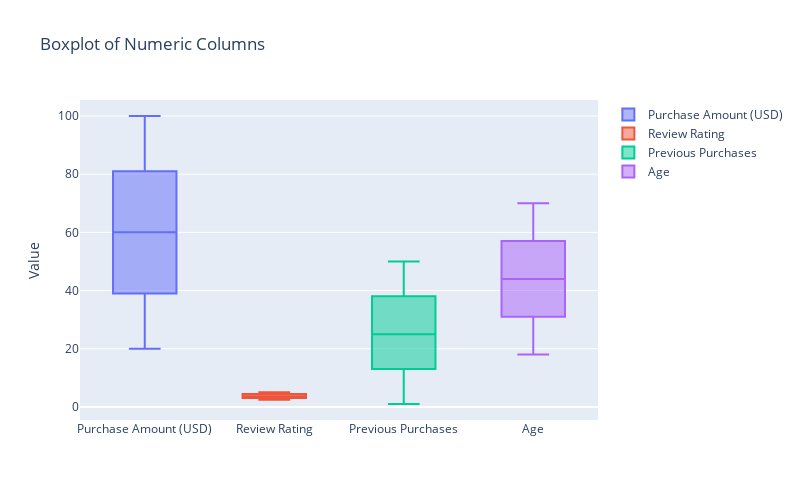

Write notebook code for a chart like this one.
### Code cell
# 수치형변수 이상치 확인

fig = go.Figure()

fig.add_trace(go.Box(y=df['Purchase Amount (USD)'], name='Purchase Amount (USD)'))
fig.add_trace(go.Box(y=df['Review Rating'], name='Review Rating'))
fig.add_trace(go.Box(y=df['Previous Purchases'], name='Previous Purchases'))
fig.add_trace(go.Box(y=df['Age'], name='Age'))

fig.update_layout(title='Boxplot of Numeric Columns',
                  xaxis=dict(title=''),
                  yaxis=dict(title='Value'),
                  width=800,  
                  height=500)  

fig.show()

### Figure 1 — Plotly figure (JSON) as saved in the notebook; plotly's stock layout.template omitted (floating-point values rounded to 4 significant figures; data arrays with more than 128 entries replaced by an {"elided": "..."} marker saying what was removed)
{"data": [{"name": "Purchase Amount (USD)", "type": "box", "y": {"elided": "3900 int values"}}, {"name": "Review Rating", "type": "box", "y": {"elided": "3900 float values"}}, {"name": "Previous Purchases", "type": "box", "y": {"elided": "3900 int values"}}, {"name": "Age", "type": "box", "y": {"elided": "3900 int values"}}], "layout": {"height": 500, "title": {"text": "Boxplot of Numeric Columns"}, "width": 800, "xaxis": {"autorange": true, "range": [-0.5, 3.5], "title": {"text": ""}, "type": "category"}, "yaxis": {"autorange": true, "range": [-4.5, 105.5], "title": {"text": "Value"}, "type": "linear"}}}
